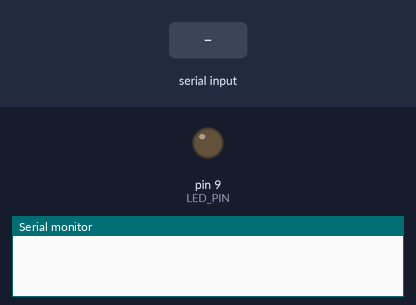
A sketch run on a simulated Arduino Uno, built with avr-gcc and run on an emulated ATmega328P. Parts: output pins drawn as LEDs (lit = HIGH), the last lines printed to the serial monitor. Inputs (shaded band) come from the test bench.

Above: at 1.2 s.
1.3 s: "on\n" received over Serial
At 2.0 s:
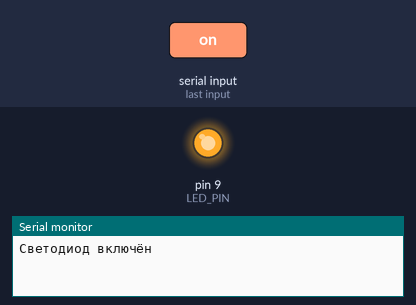
2.8 s: "off\n" received over Serial
At 3.1 s:
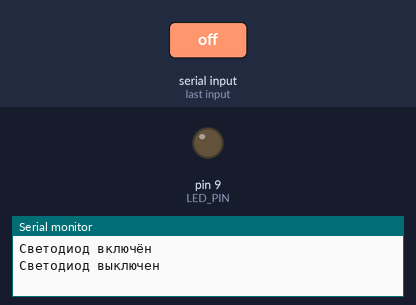
Timing chart, 0 to 5.8 s (numbered marks = the images above; inputs shaded):
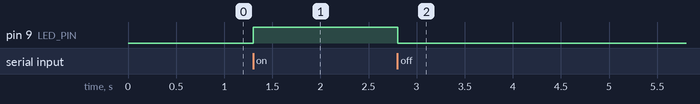

The sketch:

Lab10_19.1.ino
```cpp
#define LED_PIN 9
String message;  // Хранит вводимые данные

void setup() {
    pinMode(LED_PIN, OUTPUT);
    Serial.begin(9600);
}

void loop() {
    while (Serial.available()) {
        char incomingChar = Serial.read();

        if (incomingChar != '\n') {
            message += incomingChar; // Собираем строку из символов
        }
        else {
            message.toLowerCase(); // Приводим строку к нижнему регистру

            if (message == "on") {
                digitalWrite(LED_PIN, HIGH); // Включаем светодиод
                Serial.println("Светодиод включён");
            }
            else if (message == "off") {
                digitalWrite(LED_PIN, LOW); // Выключаем светодиод
                Serial.println("Светодиод выключен");
            }
            else {
                Serial.println("Ошибка: неизвестная команда. Введите 'on' или 'off'");
            }

            message = ""; // Очищаем строку перед следующим вводом
        }
    }
}
```

Measured:
- after the input at 1.3 s, pin 9 (LED_PIN): LOW → HIGH at once
- after the input at 2.8 s, pin 9 (LED_PIN): HIGH → LOW at once
